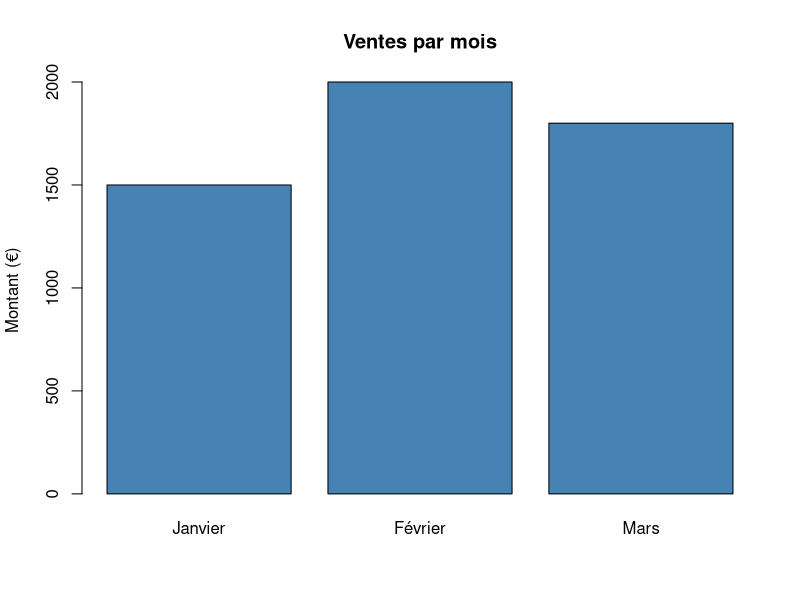
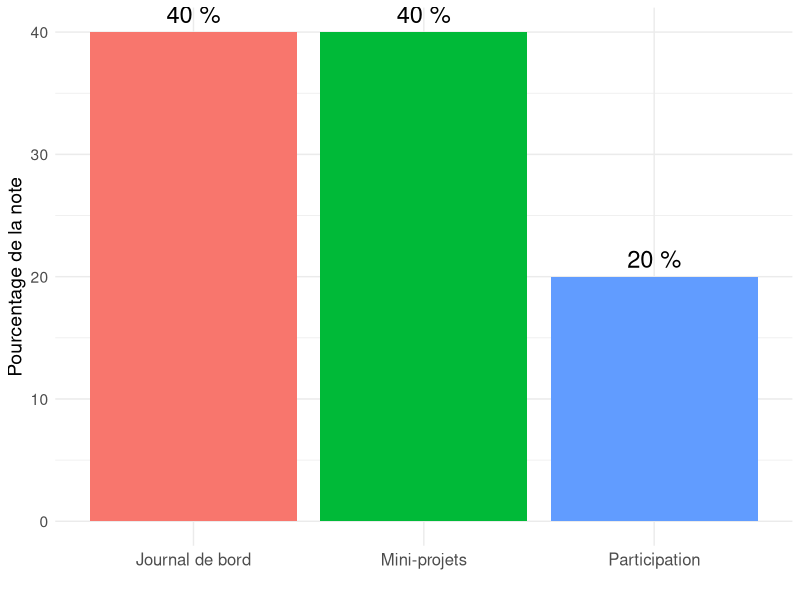

The R source for these figures, in order:
## ---- chunk 1
#| echo: true
#| eval: true

# Créer une liste de notes
notes <- c(15, 12, 18, 14, 16, 13, 17)
# Calculer la moyenne
moyenne <- mean(notes)
# Afficher le résultat
print(paste("La moyenne est :", moyenne))
## ---- chunk 2
#| echo: true
#| eval: true
#| fig-width: 8
#| fig-height: 4

# Testons le code !
mois <- c("Janvier", "Février", "Mars")
ventes <- c(1500, 2000, 1800)

barplot(ventes, names.arg = mois, 
        main = "Ventes par mois",
        ylab = "Montant (€)",
        col = "steelblue")
## ---- chunk 3
#| echo: false
#| eval: true
#| fig-width: 8
#| fig-height: 5
#| fig-align: "center"

# Création d'un graphique des évaluations
library(ggplot2)
evaluations <- data.frame(
  Type = c("Journal de bord", "Mini-projets", "Participation"),
  Poids = c(40, 40, 20),
  Description = c("Apprentissage", "Rendus", "En classe")
)

ggplot(evaluations, aes(x = reorder(Type, -Poids), y = Poids, fill = Type)) +
  geom_bar(stat = "identity") +
  geom_text(aes(label = paste(Poids, "%")), vjust = -0.5, size = 6) +
  labs(y = "Pourcentage de la note", x = "") +
  theme_minimal() +
  theme(legend.position = "none",
        text = element_text(size = 14),
        axis.text.x = element_text(size = 12))
